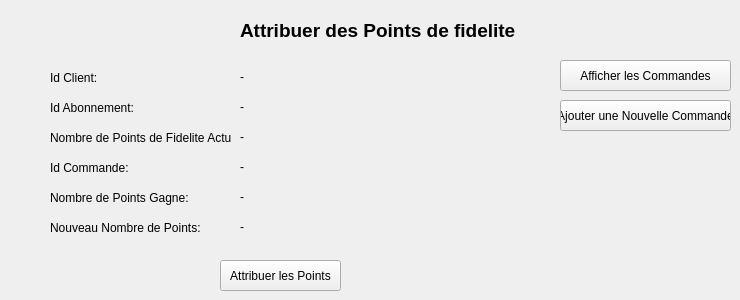
     <widget class="QWidget" name="page_10">
      <widget class="QLabel" name="label_69">
       <property name="geometry">
        <rect>
         <x>240</x>
         <y>10</y>
         <width>301</width>
         <height>41</height>
        </rect>
       </property>
       <property name="minimumSize">
        <size>
         <width>111</width>
         <height>16</height>
        </size>
       </property>
       <property name="text">
        <string>&lt;html&gt;&lt;head/&gt;&lt;body&gt;&lt;p&gt;&lt;span style=&quot; font-size:14pt; font-weight:600;&quot;&gt;Attribuer des Points de fidelite&lt;/span&gt;&lt;/p&gt;&lt;/body&gt;&lt;/html&gt;</string>
       </property>
      </widget>
      <widget class="QLabel" name="label_70">
       <property name="geometry">
        <rect>
         <x>50</x>
         <y>70</y>
         <width>61</width>
         <height>16</height>
        </rect>
       </property>
       <property name="text">
        <string>Id Client:</string>
       </property>
      </widget>
      <widget class="QLabel" name="label_71">
       <property name="geometry">
        <rect>
         <x>240</x>
         <y>70</y>
         <width>47</width>
         <height>14</height>
        </rect>
       </property>
       <property name="text">
        <string>-</string>
       </property>
      </widget>
      <widget class="QLabel" name="label_72">
       <property name="geometry">
        <rect>
         <x>50</x>
         <y>100</y>
         <width>91</width>
         <height>16</height>
        </rect>
       </property>
       <property name="text">
        <string>Id Abonnement:</string>
       </property>
      </widget>
      <widget class="QLabel" name="label_73">
       <property name="geometry">
        <rect>
         <x>240</x>
         <y>100</y>
         <width>47</width>
         <height>14</height>
        </rect>
       </property>
       <property name="text">
        <string>-</string>
       </property>
      </widget>
      <widget class="QLabel" name="label_74">
       <property name="geometry">
        <rect>
         <x>50</x>
         <y>130</y>
         <width>181</width>
         <height>16</height>
        </rect>
       </property>
       <property name="text">
        <string>Nombre de Points de Fidelite Actuel:</string>
       </property>
      </widget>
      <widget class="QLabel" name="label_75">
       <property name="geometry">
        <rect>
         <x>240</x>
         <y>130</y>
         <width>47</width>
         <height>14</height>
        </rect>
       </property>
       <property name="text">
        <string>-</string>
       </property>
      </widget>
      <widget class="QLabel" name="label_76">
       <property name="geometry">
        <rect>
         <x>50</x>
         <y>190</y>
         <width>171</width>
         <height>16</height>
        </rect>
       </property>
       <property name="text">
        <string>Nombre de Points Gagne:</string>
       </property>
      </widget>
      <widget class="QLabel" name="label_77">
       <property name="geometry">
        <rect>
         <x>50</x>
         <y>160</y>
         <width>81</width>
         <height>16</height>
        </rect>
       </property>
       <property name="text">
        <string>Id Commande:</string>
       </property>
      </widget>
      <widget class="QPushButton" name="pushButton_27">
       <property name="geometry">
        <rect>
         <x>220</x>
         <y>260</y>
         <width>121</width>
         <height>31</height>
        </rect>
       </property>
       <property name="text">
        <string>Attribuer les Points</string>
       </property>
      </widget>
      <widget class="QLabel" name="label_78">
       <property name="geometry">
        <rect>
         <x>240</x>
         <y>160</y>
         <width>47</width>
         <height>14</height>
        </rect>
       </property>
       <property name="text">
        <string>-</string>
       </property>
      </widget>
      <widget class="QLabel" name="label_79">
       <property name="geometry">
        <rect>
         <x>240</x>
         <y>190</y>
         <width>47</width>
         <height>14</height>
        </rect>
       </property>
       <property name="text">
        <string>-</string>
       </property>
      </widget>
      <widget class="QLabel" name="label_80">
       <property name="geometry">
        <rect>
         <x>50</x>
         <y>220</y>
         <width>151</width>
         <height>16</height>
        </rect>
       </property>
       <property name="text">
        <string>Nouveau Nombre de Points:</string>
       </property>
      </widget>
      <widget class="QLabel" name="label_81">
       <property name="geometry">
        <rect>
         <x>240</x>
         <y>220</y>
         <width>47</width>
         <height>14</height>
        </rect>
       </property>
       <property name="text">
        <string>-</string>
       </property>
      </widget>
      <widget class="QPushButton" name="pushButton_28">
       <property name="geometry">
        <rect>
         <x>560</x>
         <y>60</y>
         <width>171</width>
         <height>31</height>
        </rect>
       </property>
       <property name="text">
        <string>Afficher les Commandes</string>
       </property>
      </widget>
      <widget class="QPushButton" name="pushButton_29">
       <property name="geometry">
        <rect>
         <x>560</x>
         <y>100</y>
         <width>171</width>
         <height>31</height>
        </rect>
       </property>
       <property name="text">
        <string>Ajouter une Nouvelle Commande</string>
       </property>
      </widget>
     </widget>
